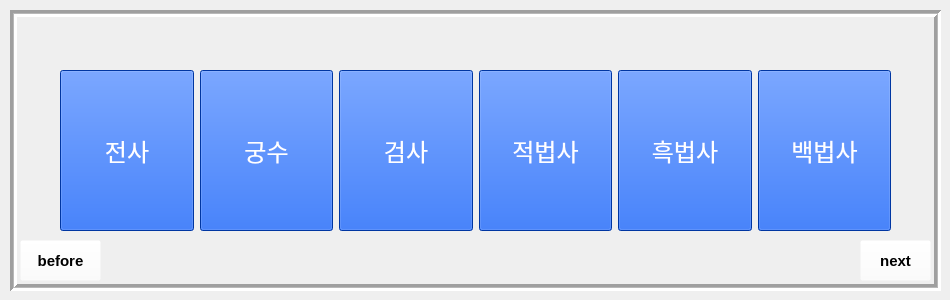
   <widget class="QWidget" name="page_wizard_red_2">
    <widget class="QFrame" name="frame_4">
     <property name="geometry">
      <rect>
       <x>10</x>
       <y>10</y>
       <width>931</width>
       <height>281</height>
      </rect>
     </property>
     <property name="styleSheet">
      <string notr="true"/>
     </property>
     <property name="frameShape">
      <enum>QFrame::Box</enum>
     </property>
     <property name="frameShadow">
      <enum>QFrame::Sunken</enum>
     </property>
     <property name="lineWidth">
      <number>3</number>
     </property>
     <property name="midLineWidth">
      <number>1</number>
     </property>
     <widget class="QLabel" name="label_63">
      <property name="geometry">
       <rect>
        <x>90</x>
        <y>220</y>
        <width>41</width>
        <height>41</height>
       </rect>
      </property>
      <property name="text">
       <string/>
      </property>
      <property name="pixmap">
       <pixmap>../../../../Downloads/Map_tile_119 (1).png</pixmap>
      </property>
      <property name="scaledContents">
       <bool>true</bool>
      </property>
     </widget>
     <widget class="QLabel" name="label_64">
      <property name="geometry">
       <rect>
        <x>130</x>
        <y>220</y>
        <width>41</width>
        <height>41</height>
       </rect>
      </property>
      <property name="text">
       <string/>
      </property>
      <property name="pixmap">
       <pixmap>../../../../Downloads/Map_tile_119 (1).png</pixmap>
      </property>
      <property name="scaledContents">
       <bool>true</bool>
      </property>
     </widget>
     <widget class="QLabel" name="label_65">
      <property name="geometry">
       <rect>
        <x>250</x>
        <y>220</y>
        <width>41</width>
        <height>41</height>
       </rect>
      </property>
      <property name="text">
       <string/>
      </property>
      <property name="pixmap">
       <pixmap>../../../../Downloads/Map_tile_119 (1).png</pixmap>
      </property>
      <property name="scaledContents">
       <bool>true</bool>
      </property>
     </widget>
     <widget class="QLabel" name="label_66">
      <property name="geometry">
       <rect>
        <x>210</x>
        <y>220</y>
        <width>41</width>
        <height>41</height>
       </rect>
      </property>
      <property name="text">
       <string/>
      </property>
      <property name="pixmap">
       <pixmap>../../../../Downloads/Map_tile_119 (1).png</pixmap>
      </property>
      <property name="scaledContents">
       <bool>true</bool>
      </property>
     </widget>
     <widget class="QLabel" name="label_67">
      <property name="geometry">
       <rect>
        <x>170</x>
        <y>220</y>
        <width>41</width>
        <height>41</height>
       </rect>
      </property>
      <property name="text">
       <string/>
      </property>
      <property name="pixmap">
       <pixmap>../../../../Downloads/Map_tile_119 (1).png</pixmap>
      </property>
      <property name="scaledContents">
       <bool>true</bool>
      </property>
     </widget>
     <widget class="QLabel" name="label_68">
      <property name="geometry">
       <rect>
        <x>370</x>
        <y>220</y>
        <width>41</width>
        <height>41</height>
       </rect>
      </property>
      <property name="text">
       <string/>
      </property>
      <property name="pixmap">
       <pixmap>../../../../Downloads/Map_tile_119 (1).png</pixmap>
      </property>
      <property name="scaledContents">
       <bool>true</bool>
      </property>
     </widget>
     <widget class="QLabel" name="label_69">
      <property name="geometry">
       <rect>
        <x>330</x>
        <y>220</y>
        <width>41</width>
        <height>41</height>
       </rect>
      </property>
      <property name="text">
       <string/>
      </property>
      <property name="pixmap">
       <pixmap>../../../../Downloads/Map_tile_119 (1).png</pixmap>
      </property>
      <property name="scaledContents">
       <bool>true</bool>
      </property>
     </widget>
     <widget class="QLabel" name="label_70">
      <property name="geometry">
       <rect>
        <x>290</x>
        <y>220</y>
        <width>41</width>
        <height>41</height>
       </rect>
      </property>
      <property name="text">
       <string/>
      </property>
      <property name="pixmap">
       <pixmap>../../../../Downloads/Map_tile_119 (1).png</pixmap>
      </property>
      <property name="scaledContents">
       <bool>true</bool>
      </property>
     </widget>
     <widget class="QLabel" name="label_71">
      <property name="geometry">
       <rect>
        <x>410</x>
        <y>220</y>
        <width>41</width>
        <height>41</height>
       </rect>
      </property>
      <property name="text">
       <string/>
      </property>
      <property name="pixmap">
       <pixmap>../../../../Downloads/Map_tile_119 (1).png</pixmap>
      </property>
      <property name="scaledContents">
       <bool>true</bool>
      </property>
     </widget>
     <widget class="QLabel" name="label_72">
      <property name="geometry">
       <rect>
        <x>450</x>
        <y>220</y>
        <width>41</width>
        <height>41</height>
       </rect>
      </property>
      <property name="text">
       <string/>
      </property>
      <property name="pixmap">
       <pixmap>../../../../Downloads/Map_tile_119 (1).png</pixmap>
      </property>
      <property name="scaledContents">
       <bool>true</bool>
      </property>
     </widget>
     <widget class="QLabel" name="label_73">
      <property name="geometry">
       <rect>
        <x>330</x>
        <y>0</y>
        <width>41</width>
        <height>41</height>
       </rect>
      </property>
      <property name="text">
       <string/>
      </property>
      <property name="pixmap">
       <pixmap>../../../../Downloads/Map_tile_119 (1).png</pixmap>
      </property>
      <property name="scaledContents">
       <bool>true</bool>
      </property>
     </widget>
     <widget class="QLabel" name="label_74">
      <property name="geometry">
       <rect>
        <x>90</x>
        <y>0</y>
        <width>41</width>
        <height>41</height>
       </rect>
      </property>
      <property name="text">
       <string/>
      </property>
      <property name="pixmap">
       <pixmap>../../../../Downloads/Map_tile_119 (1).png</pixmap>
      </property>
      <property name="scaledContents">
       <bool>true</bool>
      </property>
     </widget>
     <widget class="QLabel" name="label_75">
      <property name="geometry">
       <rect>
        <x>210</x>
        <y>0</y>
        <width>41</width>
        <height>41</height>
       </rect>
      </property>
      <property name="text">
       <string/>
      </property>
      <property name="pixmap">
       <pixmap>../../../../Downloads/Map_tile_119 (1).png</pixmap>
      </property>
      <property name="scaledContents">
       <bool>true</bool>
      </property>
     </widget>
     <widget class="QLabel" name="label_76">
      <property name="geometry">
       <rect>
        <x>170</x>
        <y>0</y>
        <width>41</width>
        <height>41</height>
       </rect>
      </property>
      <property name="text">
       <string/>
      </property>
      <property name="pixmap">
       <pixmap>../../../../Downloads/Map_tile_119 (1).png</pixmap>
      </property>
      <property name="scaledContents">
       <bool>true</bool>
      </property>
     </widget>
     <widget class="QLabel" name="label_77">
      <property name="geometry">
       <rect>
        <x>290</x>
        <y>0</y>
        <width>41</width>
        <height>41</height>
       </rect>
      </property>
      <property name="text">
       <string/>
      </property>
      <property name="pixmap">
       <pixmap>../../../../Downloads/Map_tile_119 (1).png</pixmap>
      </property>
      <property name="scaledContents">
       <bool>true</bool>
      </property>
     </widget>
     <widget class="QLabel" name="label_78">
      <property name="geometry">
       <rect>
        <x>250</x>
        <y>0</y>
        <width>41</width>
        <height>41</height>
       </rect>
      </property>
      <property name="text">
       <string/>
      </property>
      <property name="pixmap">
       <pixmap>../../../../Downloads/Map_tile_119 (1).png</pixmap>
      </property>
      <property name="scaledContents">
       <bool>true</bool>
      </property>
     </widget>
     <widget class="QLabel" name="label_79">
      <property name="geometry">
       <rect>
        <x>410</x>
        <y>0</y>
        <width>41</width>
        <height>41</height>
       </rect>
      </property>
      <property name="text">
       <string/>
      </property>
      <property name="pixmap">
       <pixmap>../../../../Downloads/Map_tile_119 (1).png</pixmap>
      </property>
      <property name="scaledContents">
       <bool>true</bool>
      </property>
     </widget>
     <widget class="QLabel" name="label_80">
      <property name="geometry">
       <rect>
        <x>370</x>
        <y>0</y>
        <width>41</width>
        <height>41</height>
       </rect>
      </property>
      <property name="text">
       <string/>
      </property>
      <property name="pixmap">
       <pixmap>../../../../Downloads/Map_tile_119 (1).png</pixmap>
      </property>
      <property name="scaledContents">
       <bool>true</bool>
      </property>
     </widget>
     <widget class="QLabel" name="label_81">
      <property name="geometry">
       <rect>
        <x>50</x>
        <y>0</y>
        <width>41</width>
        <height>41</height>
       </rect>
      </property>
      <property name="text">
       <string/>
      </property>
      <property name="pixmap">
       <pixmap>../../../../Downloads/Map_tile_119 (1).png</pixmap>
      </property>
      <property name="scaledContents">
       <bool>true</bool>
      </property>
     </widget>
     <widget class="QLabel" name="label_82">
      <property name="geometry">
       <rect>
        <x>130</x>
        <y>0</y>
        <width>41</width>
        <height>41</height>
       </rect>
      </property>
      <property name="text">
       <string/>
      </property>
      <property name="pixmap">
       <pixmap>../../../../Downloads/Map_tile_119 (1).png</pixmap>
      </property>
      <property name="scaledContents">
       <bool>true</bool>
      </property>
     </widget>
     <widget class="QLabel" name="label_83">
      <property name="geometry">
       <rect>
        <x>10</x>
        <y>20</y>
        <width>41</width>
        <height>41</height>
       </rect>
      </property>
      <property name="text">
       <string/>
      </property>
      <property name="pixmap">
       <pixmap>../../../../Downloads/Map_tile_94.png</pixmap>
      </property>
      <property name="scaledContents">
       <bool>true</bool>
      </property>
     </widget>
     <widget class="QLabel" name="label_84">
      <property name="geometry">
       <rect>
        <x>880</x>
        <y>20</y>
        <width>41</width>
        <height>41</height>
       </rect>
      </property>
      <property name="text">
       <string/>
      </property>
      <property name="pixmap">
       <pixmap>../../../../Downloads/Map_tile_96.png</pixmap>
      </property>
      <property name="scaledContents">
       <bool>true</bool>
      </property>
     </widget>
     <widget class="QLabel" name="label_87">
      <property name="geometry">
       <rect>
        <x>530</x>
        <y>0</y>
        <width>41</width>
        <height>41</height>
       </rect>
      </property>
      <property name="text">
       <string/>
      </property>
      <property name="pixmap">
       <pixmap>../../../../Downloads/Map_tile_119 (1).png</pixmap>
      </property>
      <property name="scaledContents">
       <bool>true</bool>
      </property>
     </widget>
     <widget class="QLabel" name="label_88">
      <property name="geometry">
       <rect>
        <x>570</x>
        <y>0</y>
        <width>41</width>
        <height>41</height>
       </rect>
      </property>
      <property name="text">
       <string/>
      </property>
      <property name="pixmap">
       <pixmap>../../../../Downloads/Map_tile_119 (1).png</pixmap>
      </property>
      <property name="scaledContents">
       <bool>true</bool>
      </property>
     </widget>
     <widget class="QLabel" name="label_89">
      <property name="geometry">
       <rect>
        <x>450</x>
        <y>0</y>
        <width>41</width>
        <height>41</height>
       </rect>
      </property>
      <property name="text">
       <string/>
      </property>
      <property name="pixmap">
       <pixmap>../../../../Downloads/Map_tile_119 (1).png</pixmap>
      </property>
      <property name="scaledContents">
       <bool>true</bool>
      </property>
     </widget>
     <widget class="QLabel" name="label_90">
      <property name="geometry">
       <rect>
        <x>610</x>
        <y>0</y>
        <width>41</width>
        <height>41</height>
       </rect>
      </property>
      <property name="text">
       <string/>
      </property>
      <property name="pixmap">
       <pixmap>../../../../Downloads/Map_tile_119 (1).png</pixmap>
      </property>
      <property name="scaledContents">
       <bool>true</bool>
      </property>
     </widget>
     <widget class="QLabel" name="label_91">
      <property name="geometry">
       <rect>
        <x>650</x>
        <y>0</y>
        <width>41</width>
        <height>41</height>
       </rect>
      </property>
      <property name="text">
       <string/>
      </property>
      <property name="pixmap">
       <pixmap>../../../../Downloads/Map_tile_119 (1).png</pixmap>
      </property>
      <property name="scaledContents">
       <bool>true</bool>
      </property>
     </widget>
     <widget class="QLabel" name="label_92">
      <property name="geometry">
       <rect>
        <x>490</x>
        <y>0</y>
        <width>41</width>
        <height>41</height>
       </rect>
      </property>
      <property name="text">
       <string/>
      </property>
      <property name="pixmap">
       <pixmap>../../../../Downloads/Map_tile_119 (1).png</pixmap>
      </property>
      <property name="scaledContents">
       <bool>true</bool>
      </property>
     </widget>
     <widget class="QLabel" name="label_93">
      <property name="geometry">
       <rect>
        <x>690</x>
        <y>0</y>
        <width>41</width>
        <height>41</height>
       </rect>
      </property>
      <property name="text">
       <string/>
      </property>
      <property name="pixmap">
       <pixmap>../../../../Downloads/Map_tile_119 (1).png</pixmap>
      </property>
      <property name="scaledContents">
       <bool>true</bool>
      </property>
     </widget>
     <widget class="QLabel" name="label_94">
      <property name="geometry">
       <rect>
        <x>730</x>
        <y>0</y>
        <width>41</width>
        <height>41</height>
       </rect>
      </property>
      <property name="text">
       <string/>
      </property>
      <property name="pixmap">
       <pixmap>../../../../Downloads/Map_tile_119 (1).png</pixmap>
      </property>
      <property name="scaledContents">
       <bool>true</bool>
      </property>
     </widget>
     <widget class="QLabel" name="label_95">
      <property name="geometry">
       <rect>
        <x>770</x>
        <y>0</y>
        <width>41</width>
        <height>41</height>
       </rect>
      </property>
      <property name="text">
       <string/>
      </property>
      <property name="pixmap">
       <pixmap>../../../../Downloads/Map_tile_119 (1).png</pixmap>
      </property>
      <property name="scaledContents">
       <bool>true</bool>
      </property>
     </widget>
     <widget class="QLabel" name="label_96">
      <property name="geometry">
       <rect>
        <x>810</x>
        <y>0</y>
        <width>41</width>
        <height>41</height>
       </rect>
      </property>
      <property name="text">
       <string/>
      </property>
      <property name="pixmap">
       <pixmap>../../../../Downloads/Map_tile_119 (1).png</pixmap>
      </property>
      <property name="scaledContents">
       <bool>true</bool>
      </property>
     </widget>
     <widget class="QLabel" name="label_97">
      <property name="geometry">
       <rect>
        <x>840</x>
        <y>0</y>
        <width>41</width>
        <height>41</height>
       </rect>
      </property>
      <property name="text">
       <string/>
      </property>
      <property name="pixmap">
       <pixmap>../../../../Downloads/Map_tile_119 (1).png</pixmap>
      </property>
      <property name="scaledContents">
       <bool>true</bool>
      </property>
     </widget>
     <widget class="QLabel" name="label_98">
      <property name="geometry">
       <rect>
        <x>10</x>
        <y>60</y>
        <width>41</width>
        <height>41</height>
       </rect>
      </property>
      <property name="text">
       <string/>
      </property>
      <property name="pixmap">
       <pixmap>../../../../Downloads/Map_tile_106.png</pixmap>
      </property>
      <property name="scaledContents">
       <bool>true</bool>
      </property>
     </widget>
     <widget class="QLabel" name="label_99">
      <property name="geometry">
       <rect>
        <x>10</x>
        <y>100</y>
        <width>41</width>
        <height>41</height>
       </rect>
      </property>
      <property name="text">
       <string/>
      </property>
      <property name="pixmap">
       <pixmap>../../../../Downloads/Map_tile_106.png</pixmap>
      </property>
      <property name="scaledContents">
       <bool>true</bool>
      </property>
     </widget>
     <widget class="QLabel" name="label_100">
      <property name="geometry">
       <rect>
        <x>10</x>
        <y>140</y>
        <width>41</width>
        <height>41</height>
       </rect>
      </property>
      <property name="text">
       <string/>
      </property>
      <property name="pixmap">
       <pixmap>../../../../Downloads/Map_tile_106.png</pixmap>
      </property>
      <property name="scaledContents">
       <bool>true</bool>
      </property>
     </widget>
     <widget class="QLabel" name="label_101">
      <property name="geometry">
       <rect>
        <x>10</x>
        <y>180</y>
        <width>41</width>
        <height>41</height>
       </rect>
      </property>
      <property name="text">
       <string/>
      </property>
      <property name="pixmap">
       <pixmap>../../../../Downloads/Map_tile_106.png</pixmap>
      </property>
      <property name="scaledContents">
       <bool>true</bool>
      </property>
     </widget>
     <widget class="QLabel" name="label_102">
      <property name="geometry">
       <rect>
        <x>810</x>
        <y>220</y>
        <width>41</width>
        <height>41</height>
       </rect>
      </property>
      <property name="text">
       <string/>
      </property>
      <property name="pixmap">
       <pixmap>../../../../Downloads/Map_tile_119 (1).png</pixmap>
      </property>
      <property name="scaledContents">
       <bool>true</bool>
      </property>
     </widget>
     <widget class="QLabel" name="label_103">
      <property name="geometry">
       <rect>
        <x>570</x>
        <y>220</y>
        <width>41</width>
        <height>41</height>
       </rect>
      </property>
      <property name="text">
       <string/>
      </property>
      <property name="pixmap">
       <pixmap>../../../../Downloads/Map_tile_119 (1).png</pixmap>
      </property>
      <property name="scaledContents">
       <bool>true</bool>
      </property>
     </widget>
     <widget class="QLabel" name="label_104">
      <property name="geometry">
       <rect>
        <x>690</x>
        <y>220</y>
        <width>41</width>
        <height>41</height>
       </rect>
      </property>
      <property name="text">
       <string/>
      </property>
      <property name="pixmap">
       <pixmap>../../../../Downloads/Map_tile_119 (1).png</pixmap>
      </property>
      <property name="scaledContents">
       <bool>true</bool>
      </property>
     </widget>
     <widget class="QLabel" name="label_105">
      <property name="geometry">
       <rect>
        <x>490</x>
        <y>220</y>
        <width>41</width>
        <height>41</height>
       </rect>
      </property>
      <property name="text">
       <string/>
      </property>
      <property name="pixmap">
       <pixmap>../../../../Downloads/Map_tile_119 (1).png</pixmap>
      </property>
      <property name="scaledContents">
       <bool>true</bool>
      </property>
     </widget>
     <widget class="QLabel" name="label_106">
      <property name="geometry">
       <rect>
        <x>650</x>
        <y>220</y>
        <width>41</width>
        <height>41</height>
       </rect>
      </property>
      <property name="text">
       <string/>
      </property>
      <property name="pixmap">
       <pixmap>../../../../Downloads/Map_tile_119 (1).png</pixmap>
      </property>
      <property name="scaledContents">
       <bool>true</bool>
      </property>
     </widget>
     <widget class="QLabel" name="label_107">
      <property name="geometry">
       <rect>
        <x>770</x>
        <y>220</y>
        <width>41</width>
        <height>41</height>
       </rect>
      </property>
      <property name="text">
       <string/>
      </property>
      <property name="pixmap">
       <pixmap>../../../../Downloads/Map_tile_119 (1).png</pixmap>
      </property>
      <property name="scaledContents">
       <bool>true</bool>
      </property>
     </widget>
     <widget class="QLabel" name="label_108">
      <property name="geometry">
       <rect>
        <x>730</x>
        <y>220</y>
        <width>41</width>
        <height>41</height>
       </rect>
      </property>
      <property name="text">
       <string/>
      </property>
      <property name="pixmap">
       <pixmap>../../../../Downloads/Map_tile_119 (1).png</pixmap>
      </property>
      <property name="scaledContents">
       <bool>true</bool>
      </property>
     </widget>
     <widget class="QLabel" name="label_111">
      <property name="geometry">
       <rect>
        <x>530</x>
        <y>220</y>
        <width>41</width>
        <height>41</height>
       </rect>
      </property>
      <property name="text">
       <string/>
      </property>
      <property name="pixmap">
       <pixmap>../../../../Downloads/Map_tile_119 (1).png</pixmap>
      </property>
      <property name="scaledContents">
       <bool>true</bool>
      </property>
     </widget>
     <widget class="QLabel" name="label_112">
      <property name="geometry">
       <rect>
        <x>610</x>
        <y>220</y>
        <width>41</width>
        <height>41</height>
       </rect>
      </property>
      <property name="text">
       <string/>
      </property>
      <property name="pixmap">
       <pixmap>../../../../Downloads/Map_tile_119 (1).png</pixmap>
      </property>
      <property name="scaledContents">
       <bool>true</bool>
      </property>
     </widget>
     <widget class="QLabel" name="label_109">
      <property name="geometry">
       <rect>
        <x>880</x>
        <y>100</y>
        <width>41</width>
        <height>41</height>
       </rect>
      </property>
      <property name="text">
       <string/>
      </property>
      <property name="pixmap">
       <pixmap>../../../../Downloads/Map_tile_108.png</pixmap>
      </property>
      <property name="scaledContents">
       <bool>true</bool>
      </property>
      <property name="alignment">
       <set>Qt::AlignJustify|Qt::AlignVCenter</set>
      </property>
     </widget>
     <widget class="QLabel" name="label_113">
      <property name="geometry">
       <rect>
        <x>880</x>
        <y>180</y>
        <width>41</width>
        <height>41</height>
       </rect>
      </property>
      <property name="text">
       <string/>
      </property>
      <property name="pixmap">
       <pixmap>../../../../Downloads/Map_tile_108.png</pixmap>
      </property>
      <property name="scaledContents">
       <bool>true</bool>
      </property>
      <property name="alignment">
       <set>Qt::AlignJustify|Qt::AlignVCenter</set>
      </property>
     </widget>
     <widget class="QLabel" name="label_114">
      <property name="geometry">
       <rect>
        <x>880</x>
        <y>140</y>
        <width>41</width>
        <height>41</height>
       </rect>
      </property>
      <property name="text">
       <string/>
      </property>
      <property name="pixmap">
       <pixmap>../../../../Downloads/Map_tile_108.png</pixmap>
      </property>
      <property name="scaledContents">
       <bool>true</bool>
      </property>
      <property name="alignment">
       <set>Qt::AlignJustify|Qt::AlignVCenter</set>
      </property>
     </widget>
     <widget class="QLabel" name="label_115">
      <property name="geometry">
       <rect>
        <x>880</x>
        <y>60</y>
        <width>41</width>
        <height>41</height>
       </rect>
      </property>
      <property name="text">
       <string/>
      </property>
      <property name="pixmap">
       <pixmap>../../../../Downloads/Map_tile_108.png</pixmap>
      </property>
      <property name="scaledContents">
       <bool>true</bool>
      </property>
      <property name="alignment">
       <set>Qt::AlignJustify|Qt::AlignVCenter</set>
      </property>
     </widget>
     <widget class="QPushButton" name="after2_red">
      <property name="geometry">
       <rect>
        <x>850</x>
        <y>230</y>
        <width>71</width>
        <height>41</height>
       </rect>
      </property>
      <property name="font">
       <font>
        <pointsize>11</pointsize>
        <weight>75</weight>
        <bold>true</bold>
       </font>
      </property>
      <property name="styleSheet">
       <string notr="true">background-color:rgba(255, 255, 255, 0)</string>
      </property>
      <property name="text">
       <string>next</string>
      </property>
     </widget>
     <widget class="QPushButton" name="before1_red">
      <property name="geometry">
       <rect>
        <x>10</x>
        <y>230</y>
        <width>81</width>
        <height>41</height>
       </rect>
      </property>
      <property name="font">
       <font>
        <pointsize>11</pointsize>
        <weight>75</weight>
        <bold>true</bold>
       </font>
      </property>
      <property name="styleSheet">
       <string notr="true">background-color:rgba(255, 255, 255, 0)</string>
      </property>
      <property name="text">
       <string>before</string>
      </property>
     </widget>
     <widget class="QWidget" name="layoutWidget">
      <property name="geometry">
       <rect>
        <x>50</x>
        <y>60</y>
        <width>831</width>
        <height>161</height>
       </rect>
      </property>
      <layout class="QHBoxLayout" name="horizontalLayout">
       <item>
        <widget class="QPushButton" name="warrior">
         <property name="sizePolicy">
          <sizepolicy hsizetype="Expanding" vsizetype="Expanding">
           <horstretch>0</horstretch>
           <verstretch>0</verstretch>
          </sizepolicy>
         </property>
         <property name="font">
          <font>
           <family>Rix이누아리두리 Regular</family>
           <pointsize>18</pointsize>
          </font>
         </property>
         <property name="styleSheet">
          <string notr="true">background-color: rgb(0, 75, 227);
color:white;</string>
         </property>
         <property name="text">
          <string>전사</string>
         </property>
        </widget>
       </item>
       <item>
        <widget class="QPushButton" name="archer">
         <property name="sizePolicy">
          <sizepolicy hsizetype="Expanding" vsizetype="Expanding">
           <horstretch>0</horstretch>
           <verstretch>0</verstretch>
          </sizepolicy>
         </property>
         <property name="font">
          <font>
           <family>Rix이누아리두리 Regular</family>
           <pointsize>18</pointsize>
          </font>
         </property>
         <property name="styleSheet">
          <string notr="true">background-color: rgb(0, 75, 227);
color:white;</string>
         </property>
         <property name="text">
          <string>궁수</string>
         </property>
        </widget>
       </item>
       <item>
        <widget class="QPushButton" name="swordsman">
         <property name="sizePolicy">
          <sizepolicy hsizetype="Expanding" vsizetype="Expanding">
           <horstretch>0</horstretch>
           <verstretch>0</verstretch>
          </sizepolicy>
         </property>
         <property name="font">
          <font>
           <family>Rix이누아리두리 Regular</family>
           <pointsize>18</pointsize>
          </font>
         </property>
         <property name="styleSheet">
          <string notr="true">background-color: rgb(0, 75, 227);
color:white;</string>
         </property>
         <property name="text">
          <string>검사</string>
         </property>
        </widget>
       </item>
       <item>
        <widget class="QPushButton" name="red_wizard">
         <property name="sizePolicy">
          <sizepolicy hsizetype="Expanding" vsizetype="Expanding">
           <horstretch>0</horstretch>
           <verstretch>0</verstretch>
          </sizepolicy>
         </property>
         <property name="font">
          <font>
           <family>Rix이누아리두리 Regular</family>
           <pointsize>18</pointsize>
          </font>
         </property>
         <property name="styleSheet">
          <string notr="true">background-color: rgb(0, 75, 227);
color:white;</string>
         </property>
         <property name="text">
          <string>적법사</string>
         </property>
        </widget>
       </item>
       <item>
        <widget class="QPushButton" name="black_wizard">
         <property name="sizePolicy">
          <sizepolicy hsizetype="Expanding" vsizetype="Expanding">
           <horstretch>0</horstretch>
           <verstretch>0</verstretch>
          </sizepolicy>
         </property>
         <property name="font">
          <font>
           <family>Rix이누아리두리 Regular</family>
           <pointsize>18</pointsize>
          </font>
         </property>
         <property name="styleSheet">
          <string notr="true">background-color: rgb(0, 75, 227);
color:white;</string>
         </property>
         <property name="text">
          <string>흑법사</string>
         </property>
        </widget>
       </item>
       <item>
        <widget class="QPushButton" name="white_wizard">
         <property name="sizePolicy">
          <sizepolicy hsizetype="Expanding" vsizetype="Expanding">
           <horstretch>0</horstretch>
           <verstretch>0</verstretch>
          </sizepolicy>
         </property>
         <property name="font">
          <font>
           <family>Rix이누아리두리 Regular</family>
           <pointsize>18</pointsize>
          </font>
         </property>
         <property name="styleSheet">
          <string notr="true">background-color: rgb(0, 75, 227);
color:white;</string>
         </property>
         <property name="text">
          <string>백법사</string>
         </property>
        </widget>
       </item>
      </layout>
     </widget>
    </widget>
   </widget>
